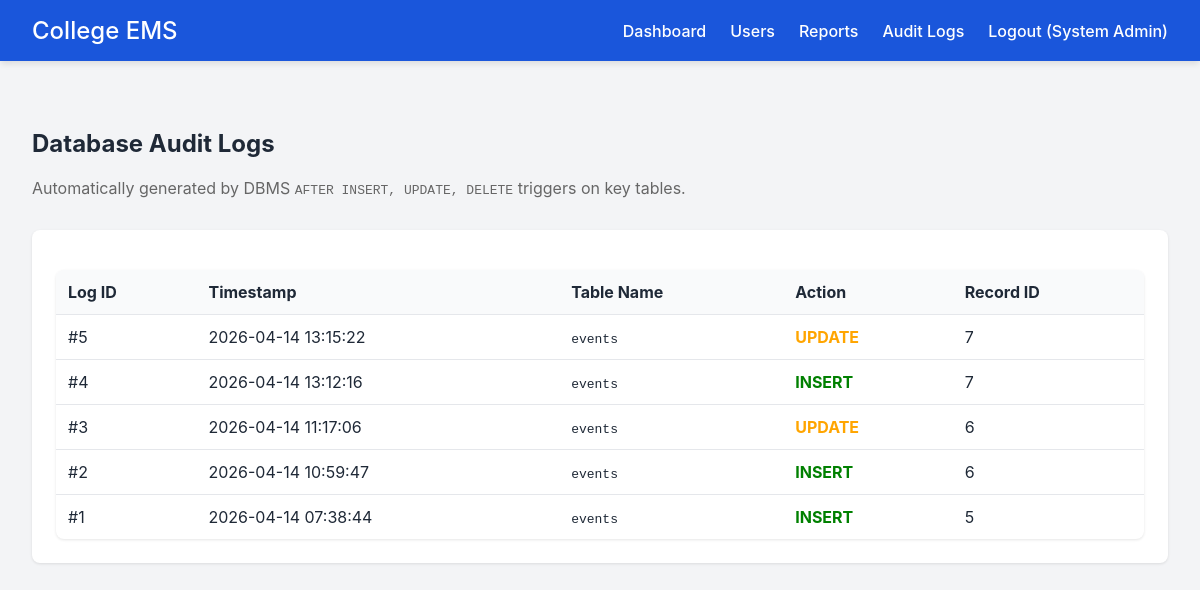
Screenshot of /admin/audit_logs (signed in) with the database file from the repository.
### tables this page shows
CREATE TABLE users (
    id INTEGER PRIMARY KEY AUTOINCREMENT,
    name TEXT NOT NULL,
    email TEXT UNIQUE NOT NULL,
    password_hash TEXT NOT NULL,
    role TEXT NOT NULL,
    department TEXT,
    phone TEXT,
    created_at TIMESTAMP DEFAULT CURRENT_TIMESTAMP
);

CREATE TABLE audit_logs (
    id INTEGER PRIMARY KEY AUTOINCREMENT,
    table_name TEXT NOT NULL,
    action TEXT NOT NULL,
    record_id INTEGER NOT NULL,
    timestamp TIMESTAMP DEFAULT CURRENT_TIMESTAMP
);

### routes/admin.py (the view)
@admin_bp.route('/audit_logs')
@login_required
@admin_required
def audit_logs():
    from app import get_db
    cursor = get_db().cursor()
    cursor.execute("SELECT * FROM audit_logs ORDER BY timestamp DESC")
    logs = cursor.fetchall()
    return render_template('admin/audit_logs.html', logs=logs)

### app.py (called while the page is built)
def get_db():
    if 'db' not in g:
        g.db = sqlite3.connect(
            Config.SQLITE_DB,
            detect_types=sqlite3.PARSE_DECLTYPES
        )
        g.db.row_factory = sqlite3.Row
        with g.db:
            g.db.execute("PRAGMA foreign_keys = ON;")
    return g.db

### models/user.py (called while the page is built)
def get_user_by_id(user_id):
    from app import get_db
    conn = get_db()
    cursor = conn.cursor()
    cursor.execute("SELECT * FROM users WHERE id = ?", (user_id,))
    row = cursor.fetchone()
    if row: return User(**dict(row))
    return None

### routes/admin.py (called while the page is built)
def admin_required(f):
    @wraps(f)
    def decorated_function(*args, **kwargs):
        if not current_user.is_authenticated or current_user.role != 'admin':
            flash('Admin access required.', 'error')
            return redirect(url_for('index'))
        return f(*args, **kwargs)
    return decorated_function

### templates/admin/audit_logs.html (shortened to what this page needs)
{% extends 'base.html' %}
{% block content %}
<h2>Database Audit Logs</h2>
<p style="color: #666; margin-bottom: 2rem;">Automatically generated by DBMS <code>AFTER INSERT, UPDATE, DELETE</code> triggers on key tables.</p>
<div class="card" style="overflow-x: auto;">
    <table class="data-table" style="width: 100%; border-collapse: collapse;">
        <thead>
            <tr style="background: var(--bg-alt); text-align: left;">
                <th>Log ID</th>
                <th>Timestamp</th>
                <th>Table Name</th>
                <th>Action</th>
                <th>Record ID</th>
            </tr>
        </thead>
        <tbody>
            {% for log in logs %}
            <tr style="border-bottom: 1px solid var(--border-color);">
                <td>#{{ log['id'] }}</td>
                <td>{{ log['timestamp'] }}</td>
                <td><code>{{ log['table_name'] }}</code></td>
                <td>
                    {% if log['action'] == 'INSERT' %}<span style="color: green; font-weight: bold;">INSERT</span>
                    {% elif log['action'] == 'UPDATE' %}<span style="color: orange; font-weight: bold;">UPDATE</span>
                    {% elif log['action'] == 'DELETE' %}<span style="color: red; font-weight: bold;">DELETE</span>
                    {% else %}{{ log['action'] }}{% endif %}
                </td>
                <td>{{ log['record_id'] }}</td>
            </tr>
            {% else %}
            <tr><td colspan="5">No audit logs found. Try modifying an event.</td></tr>
            {% endfor %}
        </tbody>
    </table>
</div>
{% endblock %}

### templates/base.html (shortened to what this page needs)
<!DOCTYPE html>
<html lang="en">
<head>
    <link rel="stylesheet" href="{{ url_for('static', filename='css/style.css') }}">
</head>
<body>
    <nav class="navbar">
        <div class="nav-brand"><a href="/">College EMS</a></div>
        <ul class="nav-links">
            {% if current_user.is_authenticated %}
                <li><a href="/">Dashboard</a></li>
                {% if current_user.role == 'organizer' %}
                    <li><a href="{{ url_for('organizer.new_event') }}">Create Event</a></li>
                    <li><a href="{{ url_for('organizer.reports') }}">Reports</a></li>
                {% elif current_user.role == 'admin' %}
                    <li><a href="{{ url_for('admin.users') }}">Users</a></li>
                    <li><a href="{{ url_for('admin.reports') }}">Reports</a></li>
                    <li><a href="{{ url_for('admin.audit_logs') }}">Audit Logs</a></li>
                {% elif current_user.role == 'student' %}
                    <li><a href="{{ url_for('student.events_list') }}">Browse Events</a></li>
                {% endif %}
                <li><a href="{{ url_for('auth.logout') }}">Logout ({{ current_user.name }})</a></li>
            {% else %}
                <li><a href="{{ url_for('auth.login') }}">Login</a></li>
                <li><a href="{{ url_for('auth.register') }}">Register</a></li>
            {% endif %}
        </ul>
    </nav>
    <div class="container msg-container">
    </div>
    <div class="container main-content">
        {% block content %}{% endblock %}
    </div>
</body>
</html>

### static/css/style.css (style rules this page uses)
:root { --primary: #1a56db; --primary-hover: #1e40af; --background: #f3f4f6; --white: #ffffff; --text-main: #1f2937; --text-muted: #6b7280; --border: #e5e7eb; --success: #10b981; --error: #ef4444; }
body { margin: 0; font-family: 'Inter', -apple-system, sans-serif; color: var(--text-main); background: var(--background); }
.navbar { display: flex; justify-content: space-between; align-items: center; background: var(--primary); color: var(--white); padding: 1rem 2rem; box-shadow: 0 4px 6px -1px rgba(0,0,0,0.1); }
.navbar a { color: var(--white); text-decoration: none; font-weight: 500; }
.nav-brand { font-size: 1.5rem; font-weight: bold; }
.nav-links { list-style: none; display: flex; gap: 1.5rem; margin: 0; padding: 0; align-items: center; }
.container { max-width: 1200px; margin: 0 auto; padding: 2rem; }
.msg-container { padding: 1rem 2rem 0; }
.card { background: var(--white); border-radius: 8px; box-shadow: 0 1px 3px rgba(0,0,0,0.1); padding: 1.5rem; margin-bottom: 1.5rem; }
table { width: 100%; border-collapse: collapse; background: var(--white); border-radius: 8px; overflow: hidden; margin-top: 1rem; box-shadow: 0 1px 3px rgba(0,0,0,0.1); }
th, td { padding: 1rem; text-align: left; border-bottom: 1px solid var(--border); }
th { background: #f9fafb; font-weight: bold; }
tr:last-child td { border-bottom: none; }

### templates/admin/audit_logs.html (style rules this page uses)
.data-table th, .data-table td { padding: 12px; }

### rows the page displays
users: name "System Admin"
audit_logs: id "5", timestamp "2026-04-14 13:15:22", table_name "events", action "UPDATE", record_id "7"
audit_logs: id "4", timestamp "2026-04-14 13:12:16", table_name "events", action "INSERT", record_id "7"
audit_logs: id "3", timestamp "2026-04-14 11:17:06", table_name "events", action "UPDATE", record_id "6"
audit_logs: id "2", timestamp "2026-04-14 10:59:47", table_name "events", action "INSERT", record_id "6"
audit_logs: id "1", timestamp "2026-04-14 07:38:44", table_name "events", action "INSERT", record_id "5"
